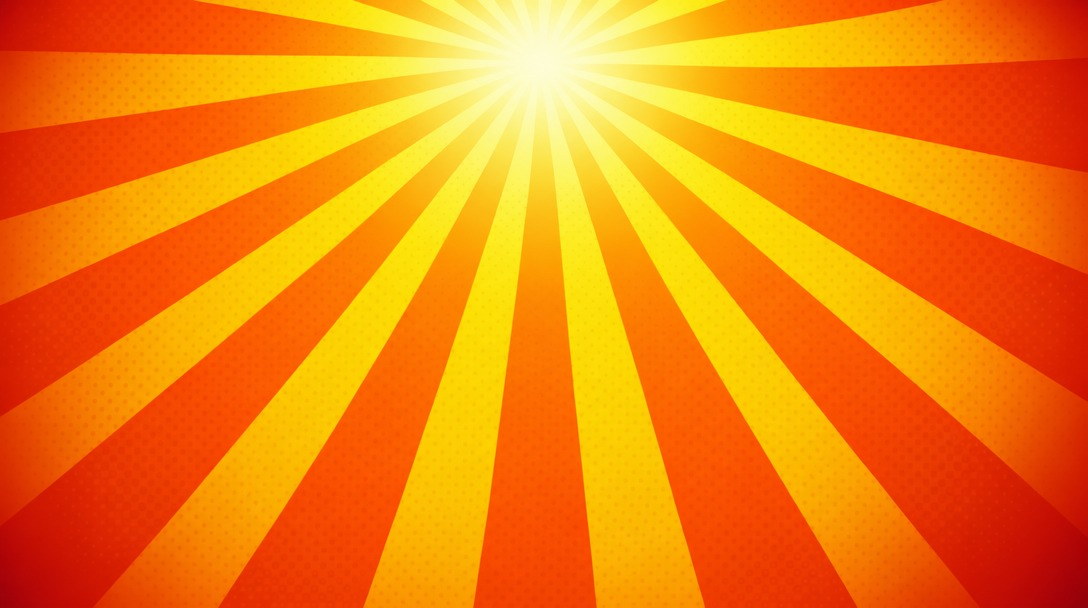
#> input picture work/capsules-v1/plates_used/01_sunburst_gpt_0.jpg, 1088 x 608 px
$ python c12.py
#> lines starting #> are read from the running program, lines starting #| are printed output that depends on the picture
### work/capsules-v1/compose.py
"""Capsule compositor: AI background plates + REAL in-engine character pixels + hand-made FX.

Characters are never regenerated. Each layer is the original Unreal render cut out of the gray base,
so what ships on Steam is the actual game model. Only backgrounds and Axie (missing from the base)
come from image models.
"""
import math
import numpy as np
from PIL import Image, ImageFilter, ImageDraw, ImageFont, ImageEnhance

W, H = 2464, 1412  # 2x the Steam main capsule (1232x706)
ROOT = __file__.rsplit("/", 1)[0]

# Belt-thruster nozzles in each layer's native pixels: (x, y, angle_deg). 180 = straight back (left).
THRUSTERS = {
    # rear end of the striped side-belt jetpack cylinder, pointing backward along its axis
    "cappy": [(398, 452, 186)],
    "moody": [(203, 170, 178)],
    "jim": [(140, 80, 170)],
    "axie": [(985, 535, 188)],
}


def load(path):
#> called with path = 'plates_used/01_sunburst_gpt_0.jpg'
    return Image.open(path).convert("RGBA")


HD_K = 5760 / 2560  # H_ layers are cut from the full-res render


def layer(name):
    import os
    p = f"{ROOT}/layers/H_{name}.png"
    if os.path.exists(p): return load(p), HD_K
    return load(f"{ROOT}/layers/L_{name}.png"), 1.0


def debar(img, thr=10):
    """Crop black letterbox bars some image models add."""
#> called with thr = 10
    a = np.asarray(img.convert("L")).astype(np.float32)
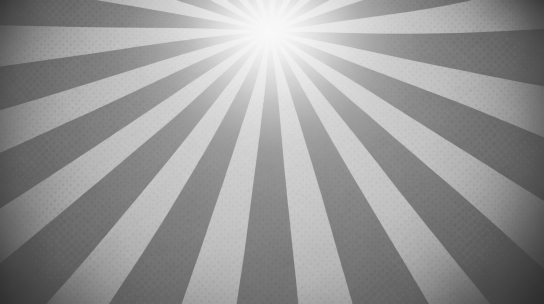
#> a: shape (608, 1088) float32 (shown at 1/2 size); min 46, max 249, mean 150.5
    rows = a.mean(1); top = 0; bot = len(rows)
#> after `rows = a.mean(1)`: rows = 608 values, max 189.1 at index 58, min 107.2 at index 606, mean 150.5
#> after `bot = len(rows)`: bot = 608
    while top < len(rows) // 4 and rows[top] < thr: top += 1
#> this loop made 0 passes
#> after the loop, top = 0
    while bot > len(rows) * 3 // 4 and rows[bot - 1] < thr: bot -= 1
#> after the loop, bot = 608
    return img.crop((0, top, img.width, bot))
#> returned value is the input picture: PIL image 1088x608 RGB; mean R, G, B 243.8, 129.8, 12.3


def cover(img, focus=(0.5, 0.5)):
    img = debar(img.convert("RGB"))
    s = max(W / img.width, H / img.height)
    img = img.resize((round(img.width * s), round(img.height * s)), Image.LANCZOS)
    x = round((img.width - W) * focus[0]); y = round((img.height - H) * focus[1])
    return img.crop((x, y, x + W, y + H)).convert("RGBA")
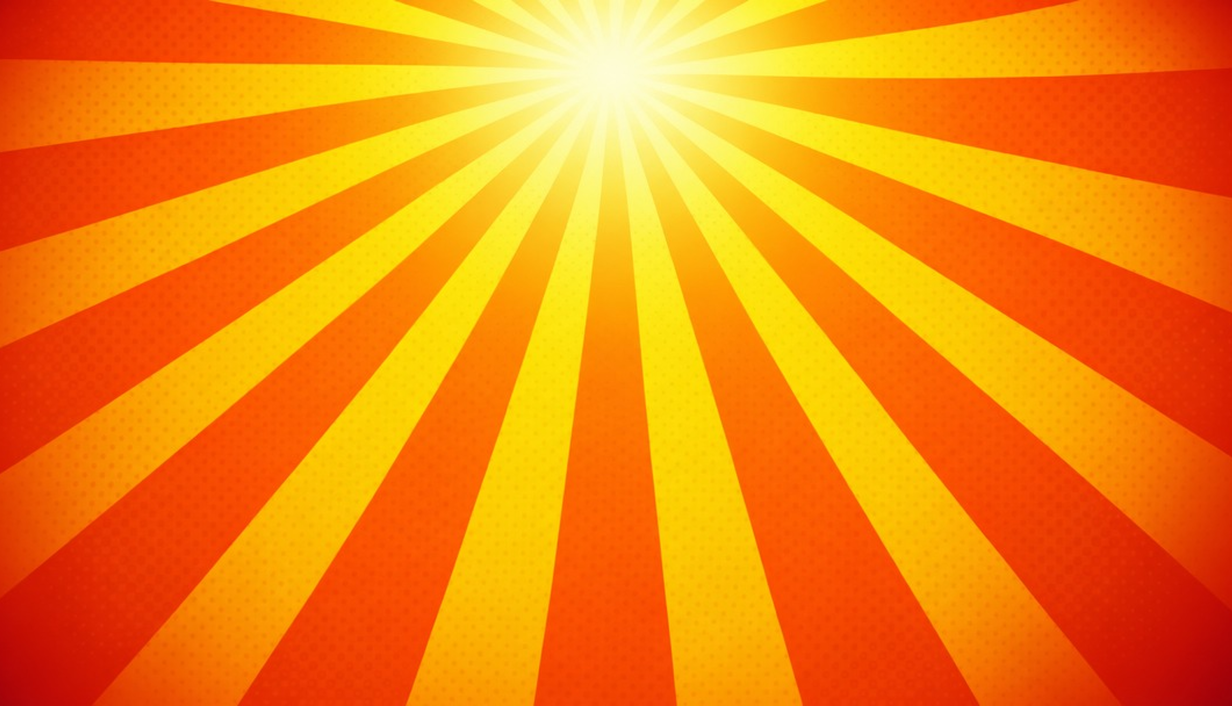
#> returned value: PIL image 2464x1412 RGBA (shown at 1/2 size); mean R, G, B, A 244.7, 132.3, 12.6, 255


def arr(im):
    return np.asarray(im).astype(np.float32) / 255.0


def img(a):
    return Image.fromarray((np.clip(a, 0, 1) * 255).astype(np.uint8), "RGBA")


def blur_a(alpha, r):
    return np.asarray(Image.fromarray((alpha * 255).astype(np.uint8)).filter(ImageFilter.GaussianBlur(r))).astype(np.float32) / 255.0


class Comp:
    def __init__(self, plate, focus=(0.5, 0.5)):
        self.canvas = cover(load(plate), focus) if isinstance(plate, str) else plate.convert("RGBA").resize((W, H))
        self.fx_over = []  # things drawn after all layers

    # ---------- placement ----------
    def place(self, name, x, y, scale=1.0, flip=False, match=0.15, wrap=0.35, rim=None,
              shadow=None, trail=None, flames=False, flame_len=1.0, flame_w=1.0, opacity=1.0, bright=1.0, sat=1.0, src=None):
        L, k = (src, 1.0) if src is not None else layer(name)
        if flip: L = L.transpose(Image.FLIP_LEFT_RIGHT)
        L = L.resize((max(1, round(L.width * scale / k)), max(1, round(L.height * scale / k))), Image.LANCZOS)
        if bright != 1.0 or sat != 1.0:
            rgb = L.convert("RGB"); a_ = L.getchannel("A")
            rgb = ImageEnhance.Brightness(rgb).enhance(bright); rgb = ImageEnhance.Color(rgb).enhance(sat)
            L = rgb.convert("RGBA"); L.putalpha(a_)
        x, y = round(x), round(y)
        bg = self.canvas
        # region of canvas under the layer (clipped)
        box = (max(0, x), max(0, y), min(W, x + L.width), min(H, y + L.height))
        if box[2] <= box[0] or box[3] <= box[1]: return
        Lc = L.crop((box[0] - x, box[1] - y, box[2] - x, box[3] - y))
        la = arr(Lc); alpha = la[..., 3:4]
        under = arr(bg.crop(box))[..., :3]
        # trail (motion streak behind the character)
        if trail:
            self._trail(L, x, y, **trail)
            bg = self.canvas; under = arr(bg.crop(box))[..., :3]
        if shadow:
            self._shadow(L, x, y, **shadow)
            bg = self.canvas; under = arr(bg.crop(box))[..., :3]
        rgb = la[..., :3]
        # 1) colour match: tint toward the plate's ambient colour, keep luminance
        if match:
            bgblur = arr(bg.filter(ImageFilter.GaussianBlur(120)).crop(box))[..., :3]
            amb = (bgblur * alpha).sum((0, 1)) / max(alpha.sum(), 1)
            tint = amb / max(amb.mean(), 1e-3)
            rgb = rgb * (1 - match + match * tint)
        # 2) light wrap: blurred background bleeding onto the silhouette edges
        if wrap:
            a2 = alpha[..., 0]
            edge = np.clip(a2 - blur_a(a2, 10), 0, 1)[..., None] * 2.2
            bgsoft = arr(bg.filter(ImageFilter.GaussianBlur(25)).crop(box))[..., :3]
            rgb = rgb + (1 - rgb) * bgsoft * np.clip(edge * wrap, 0, 1)
        # 3) rim light from a direction
        if rim:
            col = np.array(rim.get("color", (255, 240, 200)), np.float32) / 255
            dx, dy = rim.get("dir", (-1, -1)); k = rim.get("width", 6)
            a2 = alpha[..., 0]
            sh = np.roll(np.roll(a2, int(-dx * k), 1), int(-dy * k), 0)
            rimm = np.clip(a2 - sh, 0, 1)
            rimm = blur_a(rimm, rim.get("soft", 3)) * a2
            rgb = rgb + (1 - rgb) * col * (rimm[..., None] * rim.get("strength", 0.8))
        out = np.concatenate([np.clip(rgb, 0, 1), alpha * opacity], -1)
        self.canvas.alpha_composite(img(out), (box[0], box[1]))
        if flames and name in THRUSTERS:
            for (fx, fy, ang) in THRUSTERS[name]:
                if flip: fx, ang = L.width / scale - fx, 180 - ang
                self.flame(x + fx * scale, y + fy * scale, ang, 190 * scale * flame_len, 50 * scale * flame_w)

    # [133 lines left out: functions _trail, _shadow, screen, flame, glow, logo and 4 more, not called in this run]


# ---------- extra FX helpers ----------
# Prop anchor points in native layer pixels.
PROPS = {
    "moody_disco": (243, 52),   # centre of Moody's disco ball
    "jim_bell": (282, 72),      # Jim's trumpet bell opening
    "cappy_gatling": (722, 28), # tip of Cappy's popcorn gatling
}


# [74 lines left out: functions sparkle, disco_flares, confetti, halftone, anchor, popcorn_burst, not called in this run]


# ---------- hero helpers: every hero carries its signature FX ----------
LW = {"cappy": 1029, "moody": 432, "jim": 293, "axie": 2233}


# [7 lines left out: function cappy, not called in this run]


def moody(c, x, y, s, flip=False, **kw):
    c.place("moody", x, y, scale=s, flip=flip, flames=True, **kw)
    disco_flares(c, *anchor("moody", "moody_disco", x, y, s, flip=flip, lw=LW["moody"]), s)


# [5 lines left out: function jim, not called in this run]


def axie(c, x, y, s, flip=False, **kw):
    c.place("axie", x, y, scale=s, flip=flip, flames=True, **kw)


# ---------- comic lettering + golf shot ----------
FONTS = {"bangers": f"{ROOT}/fonts/Bangers.ttf", "luckiest": f"{ROOT}/fonts/LuckiestGuy.ttf"}


# [69 lines left out: functions sfx, golf_ball_sprite, golf_shot, not called in this run]

### work/capsules-v1/c12.py
from compose import *
# SHOWDOWN STACK — Roboquest-style: Cappy huge in front, Ophelia's whole crew stacked up behind him.
c = Comp("plates_used/01_sunburst_gpt_0.jpg", focus=(0.5, 0.3))
RR = dict(color=(255, 238, 190), dir=(-1, -1), width=7, strength=0.7)
S = 1.55
ox, oy = W - 613 * S + 40, -150
#> (the run stopped early here; a loop or call above may not have finished)

$ run again, with work/capsules-v1/plates_used/01_sunburst_nbp_0.jpg copied over work/capsules-v1/plates_used/01_sunburst_gpt_0.jpg
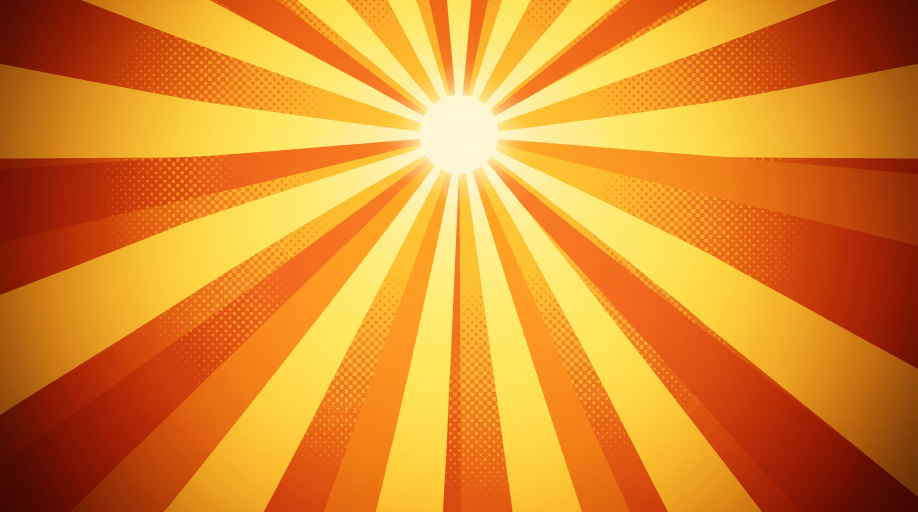
#> input picture work/capsules-v1/plates_used/01_sunburst_nbp_0.jpg, 2752 x 1536 px (shown at 1/3 size)
#> in debar, `a = np.asarray(img.convert("L")).astype(np.float32)`:
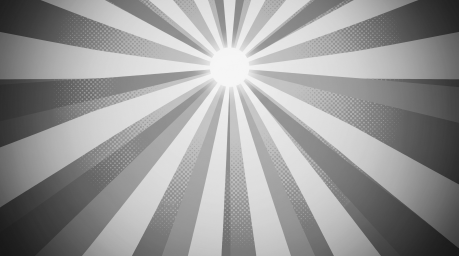
#> a: shape (1536, 2752) float32 (shown at 1/6 size); min 19, max 248, mean 150.9
#> rows = 1536 values, max 200.2 at index 409, min 109.7 at index 1533, mean 150.9
#> in debar, `bot = len(rows)`: bot = 1536
#> after the loop in debar, `while top < len(rows) // 4 and rows[top] < thr: top += 1`: top = 0
#> after the loop in debar, `while bot > len(rows) * 3 // 4 and rows[bot - 1] < thr: bot -= 1`: bot = 1536
#> in debar, returned value is the input picture: PIL image 2752x1536 RGB; mean R, G, B 220.7, 136.2, 43.1
#> in cover, `return img.crop((x, y, x + W, y + H)).convert("RGBA")`:
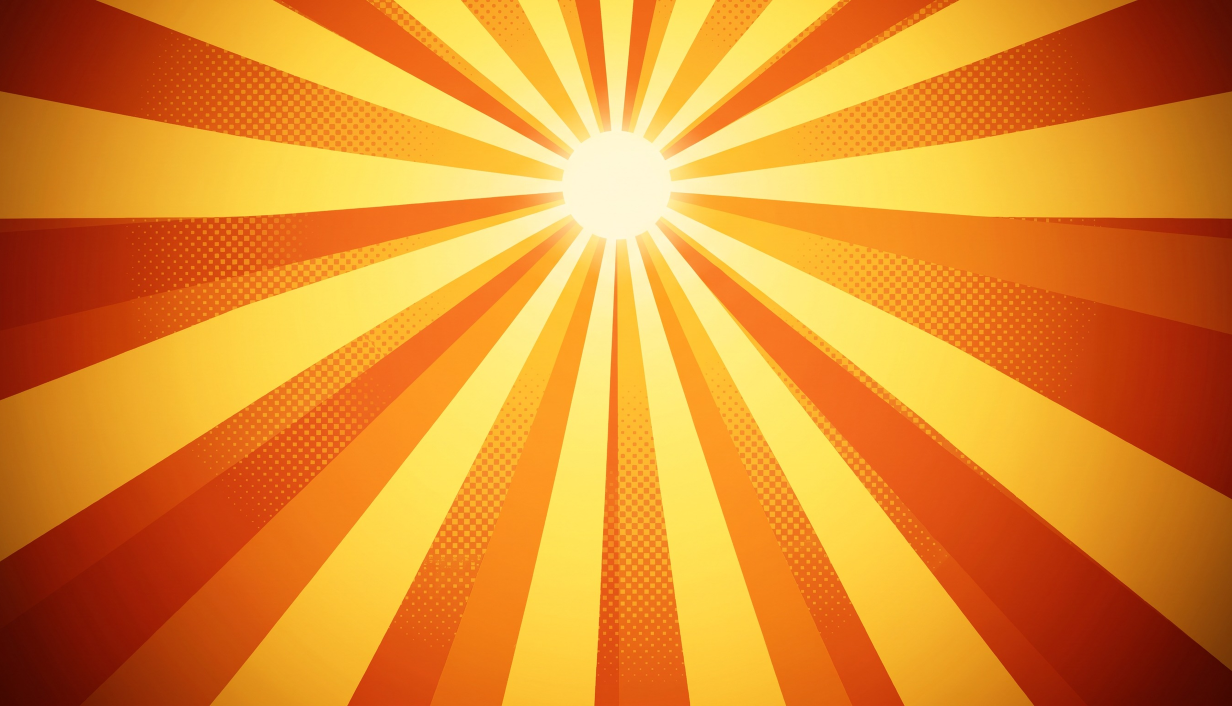
#> returned value: PIL image 2464x1412 RGBA (shown at 1/2 size); mean R, G, B, A 223.2, 138.6, 44, 255

$ run again, with work/capsules-v1/plates_used/01_sunburst_nbp_1.jpg copied over work/capsules-v1/plates_used/01_sunburst_gpt_0.jpg
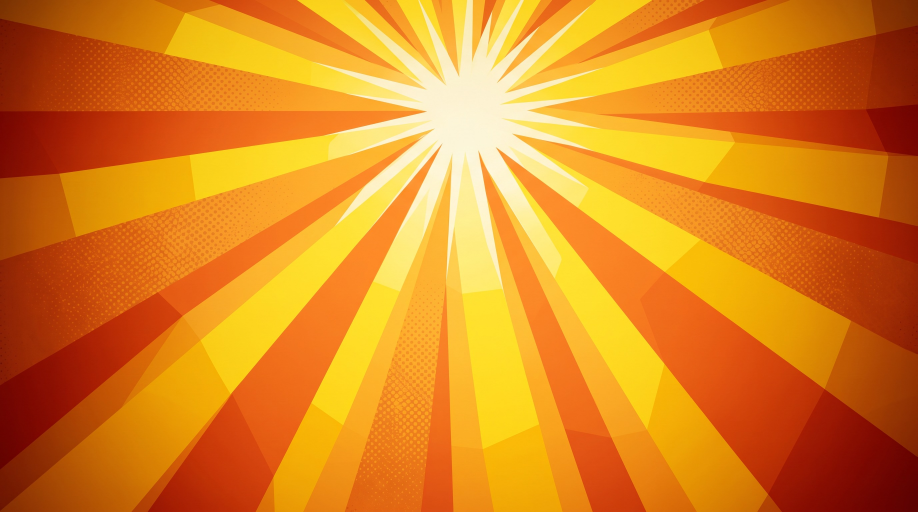
#> input picture work/capsules-v1/plates_used/01_sunburst_nbp_1.jpg, 2752 x 1536 px (shown at 1/3 size)
#> in debar, `a = np.asarray(img.convert("L")).astype(np.float32)`:
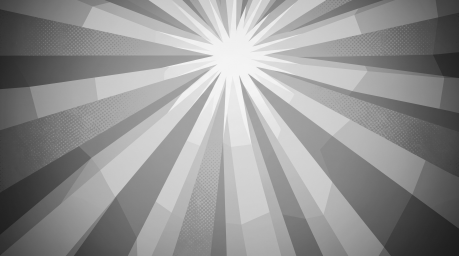
#> a: shape (1536, 2752) float32 (shown at 1/6 size); min 28, max 251, mean 146.9
#> rows = 1536 values, max 173.7 at index 535, min 105.9 at index 1533, mean 146.9
#> in debar, `bot = len(rows)`: bot = 1536
#> after the loop in debar, `while top < len(rows) // 4 and rows[top] < thr: top += 1`: top = 0
#> after the loop in debar, `while bot > len(rows) * 3 // 4 and rows[bot - 1] < thr: bot -= 1`: bot = 1536
#> in debar, returned value is the input picture: PIL image 2752x1536 RGB; mean R, G, B 220.9, 131.6, 31.2
#> in cover, `return img.crop((x, y, x + W, y + H)).convert("RGBA")`:
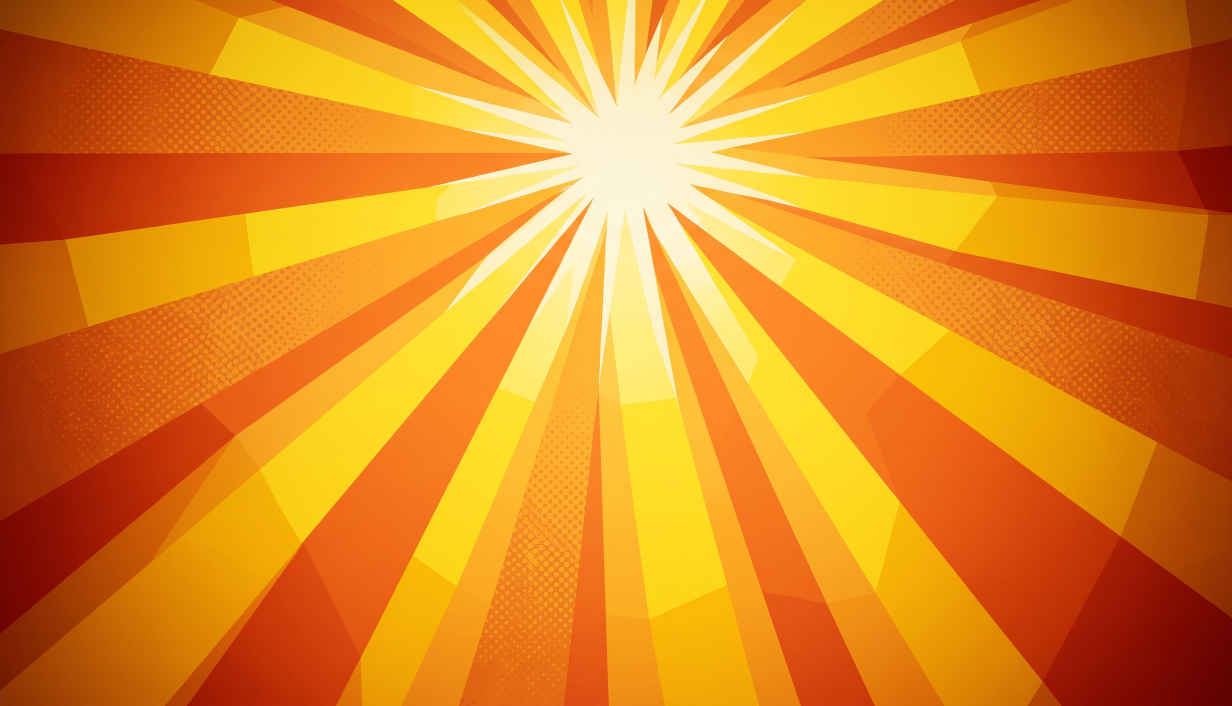
#> returned value: PIL image 2464x1412 RGBA (shown at 1/2 size); mean R, G, B, A 223.2, 134.3, 32, 255
